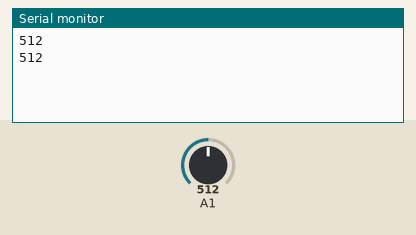
A sketch run on a simulated Arduino Uno, built with avr-gcc and run on an emulated ATmega328P. On the bench: the last lines printed to the serial monitor. The inputs (shaded band) are chosen by the test bench; at power-on: A1 = 512.

Above: at 1.8 s.
1.9 s: A1 set to 716
At 2.8 s:
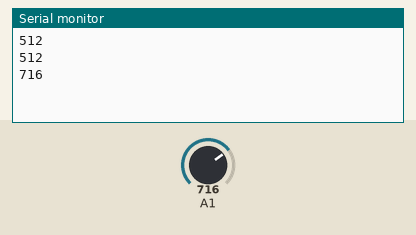
3.4 s: A1 set to 900
At 4.8 s:
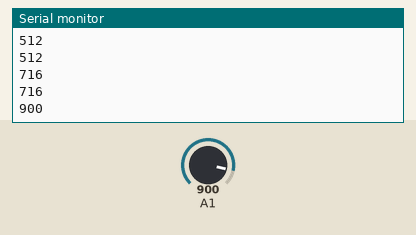
Timing chart, 0 to 6.4 s (numbered marks = the images above; inputs shaded):
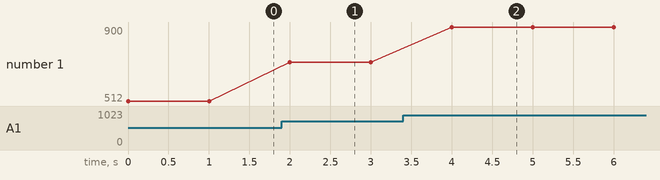

Measured:
- after the input at 1.9 s, the serial monitor: prints a new line after 0.10 s (image 1)
- after the input at 3.4 s, the serial monitor: prints a new line after 0.60 s (image 2)
- plotted number 1: 512 → 716 after the input at 1.9 s, 716 → 900 after the input at 3.4 s

The sketch:

gasArduino1.ino
```cpp
int sensorValue;

void setup()
{
  Serial.begin(9600);      // sets the serial port to 9600
}

void loop()
{
  sensorValue = analogRead(1);       // read analog input pin 0
  Serial.println(sensorValue, DEC);  // prints the value read desde 20ppm a 3000ppm de gas
  delay(1000);                        // wait 100ms for next reading
}
```
